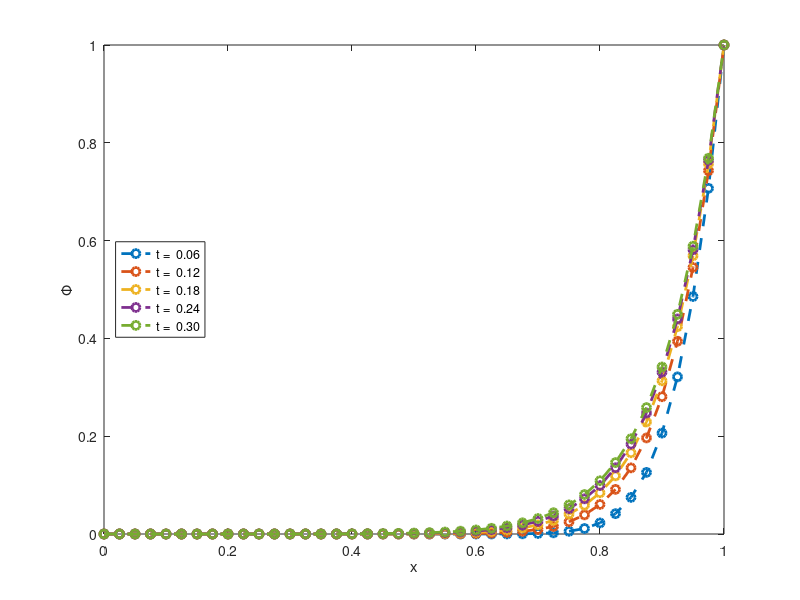

Here is the MATLAB script that generated this plot:
clear all
clc
% setup parameters
rho = 1;
L = 1;
u = 1;
Tau = 0.1;
phi_0= 0;
phi_L = 1;
num_nodes = 40;
max_t = 0.3;
dt = 0.003; %0.00325
method = 1; % 1: explicit Euler; 2: implicit Euler;

% intial mesh
num_t = max_t / dt;
dx = L / num_nodes;
x = 0:dx:L;
Q(1:num_nodes+1,1)=0;
phi(1:num_nodes,1)=0;
phi(num_nodes + 1) = phi_L;

ih = 1;
window_ouput = cast(num_t/5,"uint8");
for it = 1:num_t
    % bounary condition
    phi(1)=phi_0;
    phi(num_nodes + 1)=phi_L;
    
    if (method == 1)
        A_E = Tau/rho/(dx*dx)*dt - u/(2*dx)*dt;
        A_W = Tau/rho/(dx*dx)*dt + u/(2*dx)*dt;
        A_P = 1 - 2*Tau/rho/(dx*dx)*dt;
        Q = phi;
        A=full(gallery('tridiag',num_nodes + 1,A_W,A_P,A_E));
        phi=A*Q;
    elseif (method == 2)
        A_E = -Tau/rho/(dx*dx)*dt + u/(2*dx)*dt;
        A_W = -Tau/rho/(dx*dx)*dt - u/(2*dx)*dt;
        A_P = 1 + 2*Tau/rho/(dx*dx)*dt;
        Q = phi;
        A=full(gallery('tridiag',num_nodes + 1,A_W,A_P,A_E));
        phi=A\Q;
    end

    if mod(it, window_ouput) == 0
        phi(1)=phi_0;
        phi(num_nodes + 1)=phi_L;
        h(ih) = plot(x,phi,'--o','LineWidth',2,...
            'DisplayName', sprintf('t =  %.2f', it*dt));
        ih=ih+1;
        hold on;
    end
end

hold off
hL = legend(h);
set(hL,'Location','west')
xlabel('x')
ylabel('\Phi')

